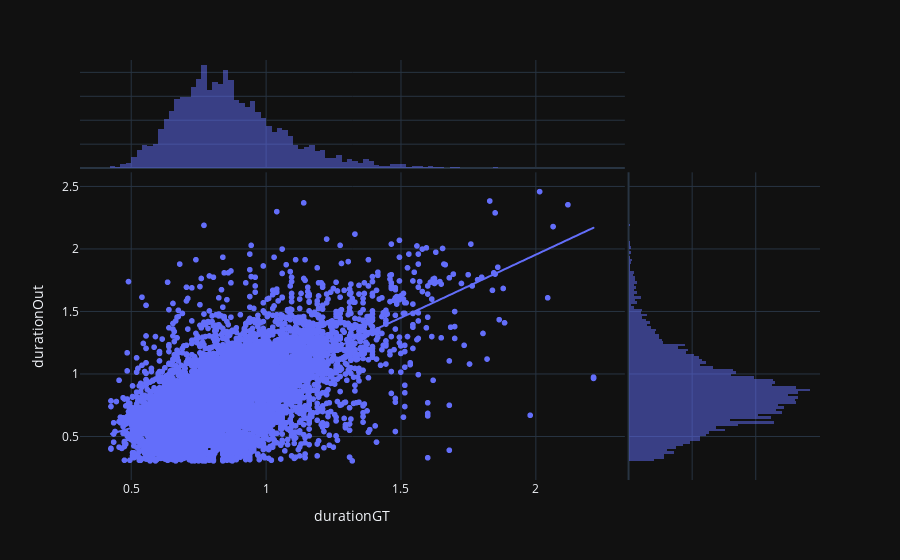

The notebook cell saved with this chart:
### Code cell
px.scatter(allTablesOut[allTablesOut.tp],x="durationGT",y="durationOut",trendline="lowess", marginal_y="histogram", marginal_x="histogram")

### Figure 1 — Plotly figure (JSON) as saved in the notebook; plotly's stock layout.template omitted (floating-point values rounded to 4 significant figures; data arrays with more than 128 entries replaced by an {"elided": "..."} marker saying what was removed)
{"data": [{"hovertemplate": "durationGT=%{x}<br>durationOut=%{y}<extra></extra>", "legendgroup": "", "marker": {"color": "#636efa", "symbol": "circle"}, "mode": "markers", "name": "", "showlegend": false, "x": {"elided": "8228 float values"}, "xaxis": "x", "y": {"elided": "8228 float values"}, "yaxis": "y", "type": "scattergl"}, {"alignmentgroup": "True", "bingroup": "x", "hovertemplate": "durationGT=%{x}<br>count=%{y}<extra></extra>", "legendgroup": "", "marker": {"color": "#636efa"}, "name": "", "offsetgroup": "", "opacity": 0.5, "showlegend": false, "x": {"elided": "8228 float values"}, "xaxis": "x3", "yaxis": "y3", "type": "histogram"}, {"alignmentgroup": "True", "bingroup": "y", "hovertemplate": "durationOut=%{y}<br>count=%{x}<extra></extra>", "legendgroup": "", "marker": {"color": "#636efa"}, "name": "", "offsetgroup": "", "opacity": 0.5, "showlegend": false, "xaxis": "x2", "y": {"elided": "8228 float values"}, "yaxis": "y2", "type": "histogram"}, {"hovertemplate": "<b>LOWESS trendline</b><br><br>durationGT=%{x}<br>durationOut=%{y} <b>(trend)</b><extra></extra>", "legendgroup": "", "marker": {"color": "#636efa", "symbol": "circle"}, "mode": "lines", "name": "", "showlegend": false, "x": {"elided": "8228 float values"}, "xaxis": "x", "y": {"elided": "8228 float values"}, "yaxis": "y", "type": "scattergl"}], "layout": {"xaxis": {"anchor": "y", "domain": [0.0, 0.7363], "title": {"text": "durationGT"}}, "yaxis": {"anchor": "x", "domain": [0.0, 0.7326], "title": {"text": "durationOut"}}, "xaxis2": {"anchor": "y2", "domain": [0.7413, 1.0], "matches": "x2", "showticklabels": false, "showline": false, "ticks": "", "showgrid": true}, "yaxis2": {"anchor": "x2", "domain": [0.0, 0.7326], "matches": "y", "showticklabels": false, "showgrid": true}, "xaxis3": {"anchor": "y3", "domain": [0.0, 0.7363], "matches": "x", "showticklabels": false, "showgrid": true}, "yaxis3": {"anchor": "x3", "domain": [0.7426, 1.0], "matches": "y3", "showticklabels": false, "showline": false, "ticks": "", "showgrid": true}, "xaxis4": {"anchor": "y4", "domain": [0.7413, 1.0], "matches": "x2", "showticklabels": false, "showgrid": true, "showline": false, "ticks": ""}, "yaxis4": {"anchor": "x4", "domain": [0.7426, 1.0], "matches": "y3", "showticklabels": false, "showline": false, "ticks": "", "showgrid": true}, "legend": {"tracegroupgap": 0}, "margin": {"t": 60}, "barmode": "overlay"}}
